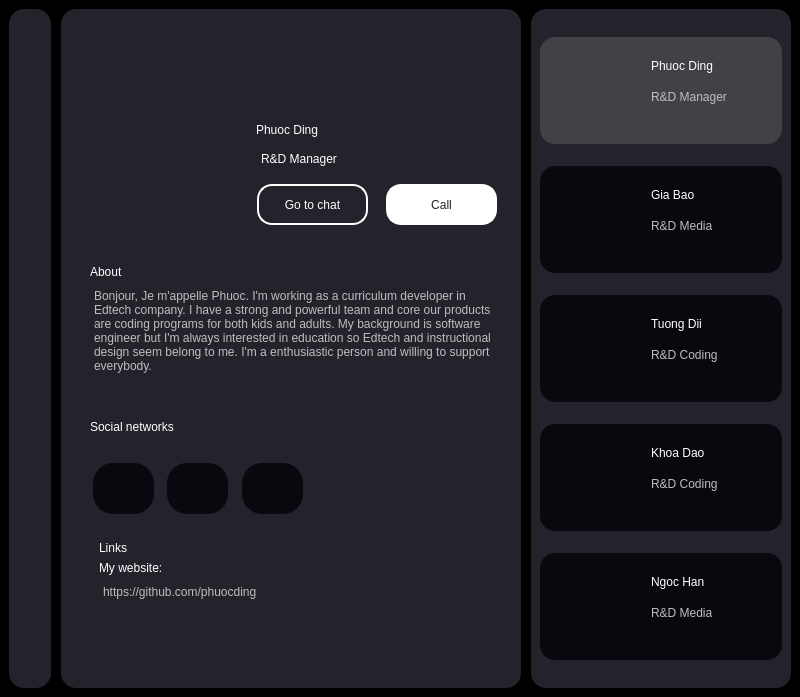
<?xml version="1.0" encoding="UTF-8"?>
<ui version="4.0">
 <class>MainWindow</class>
 <widget class="QMainWindow" name="MainWindow">
  <property name="windowModality">
   <enum>Qt::NonModal</enum>
  </property>
  <property name="geometry">
   <rect>
    <x>0</x>
    <y>0</y>
    <width>800</width>
    <height>697</height>
   </rect>
  </property>
  <property name="maximumSize">
   <size>
    <width>16777215</width>
    <height>16777215</height>
   </size>
  </property>
  <property name="windowTitle">
   <string>MainWindow</string>
  </property>
  <property name="layoutDirection">
   <enum>Qt::LeftToRight</enum>
  </property>
  <widget class="QWidget" name="centralwidget">
   <property name="styleSheet">
    <string notr="true">background-color: black;</string>
   </property>
   <layout class="QHBoxLayout" name="horizontalLayout">
    <property name="spacing">
     <number>10</number>
    </property>
    <item>
     <widget class="QWidget" name="widget" native="true">
      <property name="minimumSize">
       <size>
        <width>42</width>
        <height>0</height>
       </size>
      </property>
      <property name="maximumSize">
       <size>
        <width>42</width>
        <height>16777215</height>
       </size>
      </property>
      <property name="styleSheet">
       <string notr="true">background-color: #24222A;
border-radius: 15px;</string>
      </property>
      <layout class="QVBoxLayout" name="verticalLayout">
       <item>
        <widget class="QWidget" name="widget_4" native="true">
         <widget class="QLabel" name="label_7">
          <property name="geometry">
           <rect>
            <x>0</x>
            <y>10</y>
            <width>20</width>
            <height>20</height>
           </rect>
          </property>
          <property name="text">
           <string/>
          </property>
          <property name="pixmap">
           <pixmap>img/icons8-home-30.png</pixmap>
          </property>
          <property name="scaledContents">
           <bool>true</bool>
          </property>
         </widget>
         <widget class="QLabel" name="label_8">
          <property name="geometry">
           <rect>
            <x>0</x>
            <y>40</y>
            <width>20</width>
            <height>20</height>
           </rect>
          </property>
          <property name="text">
           <string/>
          </property>
          <property name="pixmap">
           <pixmap>img/icons8-images-folder-48.png</pixmap>
          </property>
          <property name="scaledContents">
           <bool>true</bool>
          </property>
         </widget>
         <widget class="QLabel" name="label_9">
          <property name="geometry">
           <rect>
            <x>1</x>
            <y>70</y>
            <width>20</width>
            <height>20</height>
           </rect>
          </property>
          <property name="text">
           <string/>
          </property>
          <property name="pixmap">
           <pixmap>img/icons8-friends-48.png</pixmap>
          </property>
          <property name="scaledContents">
           <bool>true</bool>
          </property>
         </widget>
        </widget>
       </item>
       <item>
        <widget class="QWidget" name="widget_5" native="true">
         <property name="minimumSize">
          <size>
           <width>40</width>
           <height>40</height>
          </size>
         </property>
         <property name="maximumSize">
          <size>
           <width>40</width>
           <height>40</height>
          </size>
         </property>
         <widget class="QLabel" name="label_6">
          <property name="geometry">
           <rect>
            <x>2</x>
            <y>16</y>
            <width>20</width>
            <height>20</height>
           </rect>
          </property>
          <property name="text">
           <string/>
          </property>
          <property name="pixmap">
           <pixmap>img/icons8-qr-64.png</pixmap>
          </property>
          <property name="scaledContents">
           <bool>true</bool>
          </property>
         </widget>
        </widget>
       </item>
      </layout>
     </widget>
    </item>
    <item>
     <widget class="QWidget" name="widget_2" native="true">
      <property name="styleSheet">
       <string notr="true">background-color: #24222A;
border-radius: 15px;</string>
      </property>
      <layout class="QVBoxLayout" name="verticalLayout_3">
       <property name="leftMargin">
        <number>20</number>
       </property>
       <item>
        <widget class="QWidget" name="widget_6" native="true">
         <property name="minimumSize">
          <size>
           <width>0</width>
           <height>80</height>
          </size>
         </property>
         <property name="maximumSize">
          <size>
           <width>16777215</width>
           <height>80</height>
          </size>
         </property>
         <widget class="QPushButton" name="btn_back">
          <property name="geometry">
           <rect>
            <x>0</x>
            <y>19</y>
            <width>75</width>
            <height>24</height>
           </rect>
          </property>
          <property name="cursor">
           <cursorShape>PointingHandCursor</cursorShape>
          </property>
          <property name="text">
           <string/>
          </property>
          <property name="icon">
           <iconset>
            <normaloff>../PyQT/member/img/icons8-left-arrow-50.png</normaloff>../PyQT/member/img/icons8-left-arrow-50.png</iconset>
          </property>
          <property name="iconSize">
           <size>
            <width>30</width>
            <height>30</height>
           </size>
          </property>
         </widget>
        </widget>
       </item>
       <item>
        <widget class="QWidget" name="widget_7" native="true">
         <property name="minimumSize">
          <size>
           <width>0</width>
           <height>140</height>
          </size>
         </property>
         <property name="maximumSize">
          <size>
           <width>16777215</width>
           <height>140</height>
          </size>
         </property>
         <layout class="QHBoxLayout" name="horizontalLayout_2">
          <property name="topMargin">
           <number>0</number>
          </property>
          <property name="bottomMargin">
           <number>0</number>
          </property>
          <item>
           <widget class="QWidget" name="widget_11" native="true">
            <property name="minimumSize">
             <size>
              <width>160</width>
              <height>0</height>
             </size>
            </property>
            <property name="maximumSize">
             <size>
              <width>160</width>
              <height>16777215</height>
             </size>
            </property>
            <widget class="QLabel" name="label_60">
             <property name="geometry">
              <rect>
               <x>0</x>
               <y>-3</y>
               <width>130</width>
               <height>120</height>
              </rect>
             </property>
             <property name="text">
              <string/>
             </property>
             <property name="pixmap">
              <pixmap>../PyQT/member/img/anhPhuoc.png</pixmap>
             </property>
             <property name="scaledContents">
              <bool>true</bool>
             </property>
            </widget>
           </widget>
          </item>
          <item>
           <widget class="QWidget" name="widget_12" native="true">
            <widget class="QLabel" name="label_61">
             <property name="geometry">
              <rect>
               <x>0</x>
               <y>10</y>
               <width>131</width>
               <height>31</height>
              </rect>
             </property>
             <property name="styleSheet">
              <string notr="true">font: 700 16pt &quot;Arial&quot;;
color: #ffffff;</string>
             </property>
             <property name="text">
              <string>Phuoc Ding</string>
             </property>
            </widget>
            <widget class="QLabel" name="label_62">
             <property name="enabled">
              <bool>true</bool>
             </property>
             <property name="geometry">
              <rect>
               <x>5</x>
               <y>45</y>
               <width>91</width>
               <height>20</height>
              </rect>
             </property>
             <property name="styleSheet">
              <string notr="true">font: 700 10pt &quot;Arial&quot;;
color: #ffffff;
</string>
             </property>
             <property name="text">
              <string>R&amp;D Manager</string>
             </property>
            </widget>
            <widget class="QPushButton" name="pushButton">
             <property name="geometry">
              <rect>
               <x>1</x>
               <y>80</y>
               <width>111</width>
               <height>41</height>
              </rect>
             </property>
             <property name="styleSheet">
              <string notr="true">border: 2px solid #ffffff;
font: 12pt &quot;Arial&quot;;
color: #ffffff;</string>
             </property>
             <property name="text">
              <string>Go to chat</string>
             </property>
            </widget>
            <widget class="QPushButton" name="pushButton_2">
             <property name="geometry">
              <rect>
               <x>130</x>
               <y>80</y>
               <width>111</width>
               <height>41</height>
              </rect>
             </property>
             <property name="styleSheet">
              <string notr="true">border: 2px solid #ffffff;
background-color: #ffffff;
font: 12pt &quot;Arial&quot;;
color: #24222A;</string>
             </property>
             <property name="text">
              <string>Call</string>
             </property>
            </widget>
           </widget>
          </item>
         </layout>
        </widget>
       </item>
       <item>
        <widget class="QWidget" name="widget_10" native="true">
         <property name="minimumSize">
          <size>
           <width>0</width>
           <height>140</height>
          </size>
         </property>
         <property name="maximumSize">
          <size>
           <width>16777215</width>
           <height>140</height>
          </size>
         </property>
         <layout class="QVBoxLayout" name="verticalLayout_4">
          <property name="topMargin">
           <number>15</number>
          </property>
          <item>
           <widget class="QLabel" name="label_66">
            <property name="enabled">
             <bool>true</bool>
            </property>
            <property name="styleSheet">
             <string notr="true">font: 700 15pt &quot;Arial&quot;;
color: #ffffff;</string>
            </property>
            <property name="text">
             <string>About</string>
            </property>
           </widget>
          </item>
          <item>
           <widget class="QPlainTextEdit" name="plainTextEdit">
            <property name="enabled">
             <bool>false</bool>
            </property>
            <property name="plainText">
             <string>Bonjour, Je m'appelle Phuoc. I'm working as a curriculum developer in Edtech company. I have a strong and powerful team and core our products are coding programs for both kids and adults. My background is software engineer but I'm always interested in education so Edtech and instructional design seem belong to me. I'm a enthusiastic person and willing to support everybody.</string>
            </property>
           </widget>
          </item>
         </layout>
        </widget>
       </item>
       <item>
        <widget class="QWidget" name="widget_8" native="true">
         <property name="minimumSize">
          <size>
           <width>0</width>
           <height>130</height>
          </size>
         </property>
         <property name="maximumSize">
          <size>
           <width>16777215</width>
           <height>130</height>
          </size>
         </property>
         <layout class="QVBoxLayout" name="verticalLayout_5">
          <property name="spacing">
           <number>0</number>
          </property>
          <property name="topMargin">
           <number>0</number>
          </property>
          <item>
           <widget class="QLabel" name="label_67">
            <property name="enabled">
             <bool>true</bool>
            </property>
            <property name="styleSheet">
             <string notr="true">font: 700 15pt &quot;Arial&quot;;
color: #ffffff;</string>
            </property>
            <property name="text">
             <string>Social networks</string>
            </property>
           </widget>
          </item>
          <item>
           <widget class="QWidget" name="widget_13" native="true">
            <property name="layoutDirection">
             <enum>Qt::LeftToRight</enum>
            </property>
            <widget class="QGraphicsView" name="graphicsView_6">
             <property name="geometry">
              <rect>
               <x>77</x>
               <y>6</y>
               <width>61</width>
               <height>51</height>
              </rect>
             </property>
             <property name="minimumSize">
              <size>
               <width>61</width>
               <height>51</height>
              </size>
             </property>
             <property name="maximumSize">
              <size>
               <width>61</width>
               <height>51</height>
              </size>
             </property>
             <property name="styleSheet">
              <string notr="true">border-radius: 20px;
background-color: #09080F;</string>
             </property>
            </widget>
            <widget class="QGraphicsView" name="graphicsView_7">
             <property name="geometry">
              <rect>
               <x>152</x>
               <y>6</y>
               <width>61</width>
               <height>51</height>
              </rect>
             </property>
             <property name="minimumSize">
              <size>
               <width>61</width>
               <height>51</height>
              </size>
             </property>
             <property name="maximumSize">
              <size>
               <width>61</width>
               <height>51</height>
              </size>
             </property>
             <property name="styleSheet">
              <string notr="true">border-radius: 20px;
background-color: #09080F;</string>
             </property>
            </widget>
            <widget class="QGraphicsView" name="graphicsView_5">
             <property name="geometry">
              <rect>
               <x>3</x>
               <y>6</y>
               <width>61</width>
               <height>51</height>
              </rect>
             </property>
             <property name="minimumSize">
              <size>
               <width>61</width>
               <height>51</height>
              </size>
             </property>
             <property name="maximumSize">
              <size>
               <width>61</width>
               <height>51</height>
              </size>
             </property>
             <property name="styleSheet">
              <string notr="true">border-radius: 20px;
background-color: #09080F;</string>
             </property>
            </widget>
            <widget class="QLabel" name="label_2">
             <property name="geometry">
              <rect>
               <x>20</x>
               <y>18</y>
               <width>25</width>
               <height>25</height>
              </rect>
             </property>
             <property name="styleSheet">
              <string notr="true">background-color: #09080F;</string>
             </property>
             <property name="text">
              <string/>
             </property>
             <property name="pixmap">
              <pixmap>../PyQT/member/img/facebook.png</pixmap>
             </property>
             <property name="scaledContents">
              <bool>true</bool>
             </property>
            </widget>
            <widget class="QLabel" name="label_3">
             <property name="geometry">
              <rect>
               <x>95</x>
               <y>18</y>
               <width>25</width>
               <height>25</height>
              </rect>
             </property>
             <property name="styleSheet">
              <string notr="true">background-color: #09080F;</string>
             </property>
             <property name="text">
              <string/>
             </property>
             <property name="pixmap">
              <pixmap>../PyQT/member/img/instagram.png</pixmap>
             </property>
             <property name="scaledContents">
              <bool>true</bool>
             </property>
            </widget>
            <widget class="QLabel" name="label_4">
             <property name="geometry">
              <rect>
               <x>170</x>
               <y>19</y>
               <width>25</width>
               <height>25</height>
              </rect>
             </property>
             <property name="styleSheet">
              <string notr="true">background-color: #09080F;</string>
             </property>
             <property name="text">
              <string/>
             </property>
             <property name="pixmap">
              <pixmap>../PyQT/member/img/linkedin.png</pixmap>
             </property>
             <property name="scaledContents">
              <bool>true</bool>
             </property>
            </widget>
           </widget>
          </item>
         </layout>
        </widget>
       </item>
       <item>
        <widget class="QWidget" name="widget_9" native="true">
         <layout class="QHBoxLayout" name="horizontalLayout_3">
          <item>
           <widget class="QWidget" name="widget_14" native="true">
            <layout class="QVBoxLayout" name="verticalLayout_6">
             <property name="topMargin">
              <number>0</number>
             </property>
             <item>
              <widget class="QLabel" name="label_68">
               <property name="enabled">
                <bool>true</bool>
               </property>
               <property name="styleSheet">
                <string notr="true">font: 700 15pt &quot;Arial&quot;;
color: #ffffff;</string>
               </property>
               <property name="text">
                <string>Links</string>
               </property>
              </widget>
             </item>
             <item>
              <widget class="QLabel" name="label_69">
               <property name="enabled">
                <bool>true</bool>
               </property>
               <property name="styleSheet">
                <string notr="true">color: #ffffff;
font: 12pt &quot;Arial&quot;;</string>
               </property>
               <property name="text">
                <string>My website:</string>
               </property>
              </widget>
             </item>
             <item>
              <widget class="QPlainTextEdit" name="plainTextEdit_2">
               <property name="enabled">
                <bool>false</bool>
               </property>
               <property name="plainText">
                <string>https://github.com/phuocding</string>
               </property>
              </widget>
             </item>
            </layout>
           </widget>
          </item>
          <item>
           <widget class="QWidget" name="widget_15" native="true">
            <property name="minimumSize">
             <size>
              <width>60</width>
              <height>0</height>
             </size>
            </property>
            <property name="maximumSize">
             <size>
              <width>60</width>
              <height>16777215</height>
             </size>
            </property>
            <widget class="QLabel" name="label_5">
             <property name="geometry">
              <rect>
               <x>20</x>
               <y>44</y>
               <width>30</width>
               <height>30</height>
              </rect>
             </property>
             <property name="text">
              <string/>
             </property>
             <property name="pixmap">
              <pixmap>../PyQT/member/img/icons8-external-link-64.png</pixmap>
             </property>
             <property name="scaledContents">
              <bool>true</bool>
             </property>
            </widget>
           </widget>
          </item>
         </layout>
        </widget>
       </item>
      </layout>
     </widget>
    </item>
    <item>
     <widget class="QWidget" name="widget_3" native="true">
      <property name="minimumSize">
       <size>
        <width>260</width>
        <height>0</height>
       </size>
      </property>
      <property name="maximumSize">
       <size>
        <width>260</width>
        <height>16777215</height>
       </size>
      </property>
      <property name="styleSheet">
       <string notr="true">background-color: #24222A;
border-radius: 15px;</string>
      </property>
      <layout class="QVBoxLayout" name="verticalLayout_2">
       <property name="leftMargin">
        <number>9</number>
       </property>
       <property name="topMargin">
        <number>12</number>
       </property>
       <item>
        <widget class="QFrame" name="frame_12">
         <property name="minimumSize">
          <size>
           <width>0</width>
           <height>107</height>
          </size>
         </property>
         <property name="maximumSize">
          <size>
           <width>16777215</width>
           <height>107</height>
          </size>
         </property>
         <property name="styleSheet">
          <string notr="true">background-color: #424246;
border-radius: 15px;</string>
         </property>
         <property name="frameShape">
          <enum>QFrame::StyledPanel</enum>
         </property>
         <property name="frameShadow">
          <enum>QFrame::Raised</enum>
         </property>
         <widget class="QLabel" name="label_45">
          <property name="geometry">
           <rect>
            <x>8</x>
            <y>6</y>
            <width>100</width>
            <height>91</height>
           </rect>
          </property>
          <property name="text">
           <string/>
          </property>
          <property name="pixmap">
           <pixmap>../PyQT/member/img/anhPhuoc.png</pixmap>
          </property>
          <property name="scaledContents">
           <bool>true</bool>
          </property>
         </widget>
         <widget class="QLabel" name="label_46">
          <property name="geometry">
           <rect>
            <x>111</x>
            <y>19</y>
            <width>91</width>
            <height>20</height>
           </rect>
          </property>
          <property name="styleSheet">
           <string notr="true">font: 700 12pt &quot;Arial&quot;;
color: #ffffff;</string>
          </property>
          <property name="text">
           <string>Phuoc Ding</string>
          </property>
         </widget>
         <widget class="QLabel" name="label_47">
          <property name="enabled">
           <bool>false</bool>
          </property>
          <property name="geometry">
           <rect>
            <x>111</x>
            <y>50</y>
            <width>91</width>
            <height>20</height>
           </rect>
          </property>
          <property name="styleSheet">
           <string notr="true">font: 700 10pt &quot;Arial&quot;;
</string>
          </property>
          <property name="text">
           <string>R&amp;D Manager</string>
          </property>
         </widget>
        </widget>
       </item>
       <item>
        <widget class="QFrame" name="frame_11">
         <property name="maximumSize">
          <size>
           <width>16777215</width>
           <height>107</height>
          </size>
         </property>
         <property name="styleSheet">
          <string notr="true">background-color: #09080F;
border-radius: 15px;</string>
         </property>
         <property name="frameShape">
          <enum>QFrame::StyledPanel</enum>
         </property>
         <property name="frameShadow">
          <enum>QFrame::Raised</enum>
         </property>
         <widget class="QLabel" name="label_42">
          <property name="geometry">
           <rect>
            <x>8</x>
            <y>6</y>
            <width>100</width>
            <height>91</height>
           </rect>
          </property>
          <property name="text">
           <string/>
          </property>
          <property name="pixmap">
           <pixmap>../PyQT/member/img/bao (2).png</pixmap>
          </property>
          <property name="scaledContents">
           <bool>true</bool>
          </property>
         </widget>
         <widget class="QLabel" name="label_43">
          <property name="geometry">
           <rect>
            <x>111</x>
            <y>19</y>
            <width>91</width>
            <height>20</height>
           </rect>
          </property>
          <property name="styleSheet">
           <string notr="true">font: 700 12pt &quot;Arial&quot;;
color: #ffffff;</string>
          </property>
          <property name="text">
           <string>Gia Bao</string>
          </property>
         </widget>
         <widget class="QLabel" name="label_44">
          <property name="enabled">
           <bool>false</bool>
          </property>
          <property name="geometry">
           <rect>
            <x>111</x>
            <y>50</y>
            <width>91</width>
            <height>20</height>
           </rect>
          </property>
          <property name="styleSheet">
           <string notr="true">font: 700 10pt &quot;Arial&quot;;
</string>
          </property>
          <property name="text">
           <string>R&amp;D Media</string>
          </property>
         </widget>
        </widget>
       </item>
       <item>
        <widget class="QFrame" name="frame_14">
         <property name="maximumSize">
          <size>
           <width>16777215</width>
           <height>107</height>
          </size>
         </property>
         <property name="styleSheet">
          <string notr="true">background-color: #09080F;
border-radius: 15px;</string>
         </property>
         <property name="frameShape">
          <enum>QFrame::StyledPanel</enum>
         </property>
         <property name="frameShadow">
          <enum>QFrame::Raised</enum>
         </property>
         <widget class="QLabel" name="label_57">
          <property name="geometry">
           <rect>
            <x>8</x>
            <y>6</y>
            <width>100</width>
            <height>91</height>
           </rect>
          </property>
          <property name="text">
           <string/>
          </property>
          <property name="pixmap">
           <pixmap>../PyQT/member/img/TuongDii.png</pixmap>
          </property>
          <property name="scaledContents">
           <bool>true</bool>
          </property>
         </widget>
         <widget class="QLabel" name="label_58">
          <property name="geometry">
           <rect>
            <x>111</x>
            <y>19</y>
            <width>91</width>
            <height>20</height>
           </rect>
          </property>
          <property name="styleSheet">
           <string notr="true">font: 700 12pt &quot;Arial&quot;;
color: #ffffff;</string>
          </property>
          <property name="text">
           <string>Tuong Dii</string>
          </property>
         </widget>
         <widget class="QLabel" name="label_59">
          <property name="enabled">
           <bool>false</bool>
          </property>
          <property name="geometry">
           <rect>
            <x>111</x>
            <y>50</y>
            <width>91</width>
            <height>20</height>
           </rect>
          </property>
          <property name="styleSheet">
           <string notr="true">font: 700 10pt &quot;Arial&quot;;
</string>
          </property>
          <property name="text">
           <string>R&amp;D Coding</string>
          </property>
         </widget>
        </widget>
       </item>
       <item>
        <widget class="QFrame" name="frame_13">
         <property name="maximumSize">
          <size>
           <width>16777215</width>
           <height>107</height>
          </size>
         </property>
         <property name="styleSheet">
          <string notr="true">background-color: #09080F;
border-radius: 15px;</string>
         </property>
         <property name="frameShape">
          <enum>QFrame::StyledPanel</enum>
         </property>
         <property name="frameShadow">
          <enum>QFrame::Raised</enum>
         </property>
         <widget class="QLabel" name="label_54">
          <property name="geometry">
           <rect>
            <x>8</x>
            <y>6</y>
            <width>100</width>
            <height>91</height>
           </rect>
          </property>
          <property name="text">
           <string/>
          </property>
          <property name="pixmap">
           <pixmap>../PyQT/member/img/khoa.png</pixmap>
          </property>
          <property name="scaledContents">
           <bool>true</bool>
          </property>
         </widget>
         <widget class="QLabel" name="label_55">
          <property name="geometry">
           <rect>
            <x>111</x>
            <y>19</y>
            <width>91</width>
            <height>20</height>
           </rect>
          </property>
          <property name="styleSheet">
           <string notr="true">font: 700 12pt &quot;Arial&quot;;
color: #ffffff;</string>
          </property>
          <property name="text">
           <string>Khoa Dao</string>
          </property>
         </widget>
         <widget class="QLabel" name="label_56">
          <property name="enabled">
           <bool>false</bool>
          </property>
          <property name="geometry">
           <rect>
            <x>111</x>
            <y>50</y>
            <width>91</width>
            <height>20</height>
           </rect>
          </property>
          <property name="styleSheet">
           <string notr="true">font: 700 10pt &quot;Arial&quot;;
</string>
          </property>
          <property name="text">
           <string>R&amp;D Coding</string>
          </property>
         </widget>
        </widget>
       </item>
       <item>
        <widget class="QFrame" name="frame_16">
         <property name="maximumSize">
          <size>
           <width>16777215</width>
           <height>107</height>
          </size>
         </property>
         <property name="styleSheet">
          <string notr="true">background-color: #09080F;
border-radius: 15px;</string>
         </property>
         <property name="frameShape">
          <enum>QFrame::StyledPanel</enum>
         </property>
         <property name="frameShadow">
          <enum>QFrame::Raised</enum>
         </property>
         <widget class="QLabel" name="label_63">
          <property name="geometry">
           <rect>
            <x>8</x>
            <y>6</y>
            <width>100</width>
            <height>91</height>
           </rect>
          </property>
          <property name="text">
           <string/>
          </property>
          <property name="pixmap">
           <pixmap>../PyQT/member/img/chiHan.png</pixmap>
          </property>
          <property name="scaledContents">
           <bool>true</bool>
          </property>
         </widget>
         <widget class="QLabel" name="label_64">
          <property name="geometry">
           <rect>
            <x>111</x>
            <y>19</y>
            <width>91</width>
            <height>20</height>
           </rect>
          </property>
          <property name="styleSheet">
           <string notr="true">font: 700 12pt &quot;Arial&quot;;
color: #ffffff;</string>
          </property>
          <property name="text">
           <string>Ngoc Han</string>
          </property>
         </widget>
         <widget class="QLabel" name="label_65">
          <property name="enabled">
           <bool>false</bool>
          </property>
          <property name="geometry">
           <rect>
            <x>111</x>
            <y>50</y>
            <width>91</width>
            <height>20</height>
           </rect>
          </property>
          <property name="styleSheet">
           <string notr="true">font: 700 10pt &quot;Arial&quot;;
</string>
          </property>
          <property name="text">
           <string>R&amp;D Media</string>
          </property>
         </widget>
        </widget>
       </item>
      </layout>
     </widget>
    </item>
   </layout>
  </widget>
 </widget>
 <resources/>
 <connections/>
</ui>
